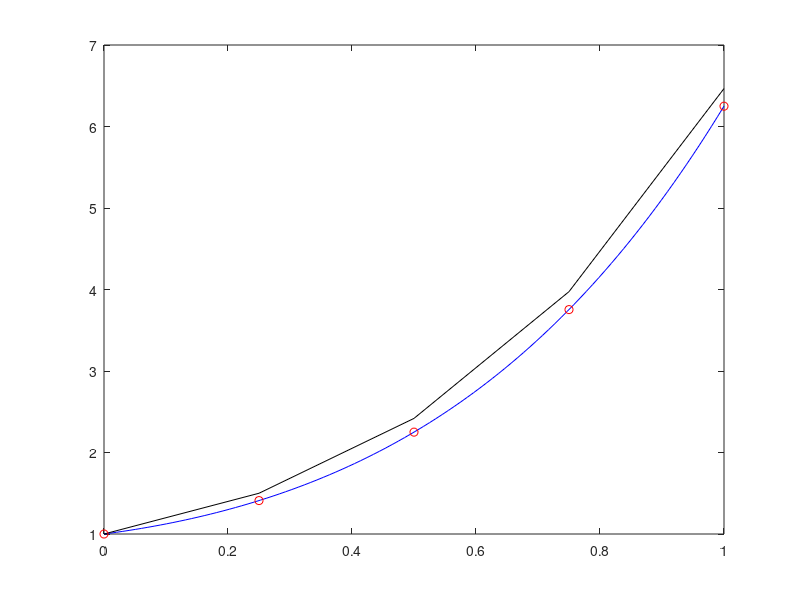

Write MATLAB code to recreate this figure.
% This is simle example that using Euler method and RK3 method in diffential equation.

x1 = linspace(0,1,100);
x2 = linspace(0,1,5);
y_a2 = ((x1+2.*x1.^2+2).^2)./4;

dydx = @(y,x) (1+4*x)*sqrt(y);

% 2-b Euler method
y_b2 = [1];
h1 = 0.25;
n1 = 1/h1;
for i= 1:n1
    y_b2(1,i+1)=y_b2(1,i)+h1*dydx(y_b2(1,i),i*h1);
end

% 2-c RK4 Method
h4 = 0.25;
y_2e = [1];
k1 = [dydx(1,0)];
k2 = [dydx(1+0.5*k1*h4,0.5*h4)];
k3 = [dydx(1+0.5*k2*h4,0.5*h4)];
k4 = [dydx(1+k3*h4,h4)];
n4 = 1/h4;
for i = 1:n4
    y_2e(1,i+1) = y_2e(1,i) + h4*(k1(1,i)+2*k2(1,i)+2*k3(1,i)+k4(1,i))/6;
    k1(1,i+1) = dydx(y_2e(1,i+1),h4*i);
    k2(1,i+1) = dydx(y_2e(1,i+1)+0.5*k1(1,i+1)*h4,h4*i+0.5*h4);
    k3(1,i+1) = dydx(y_2e(1,i+1)+0.5*k2(1,i+1)*h4,h4*i+0.5*h4);
    k4(1,i+1) = dydx(y_2e(1,i+1)+h4*k3(1,i+1),h4*i+h4);
end

plot(x1,y_a2,'b',x2,y_b2,'k',x2,y_2e,'ro')
